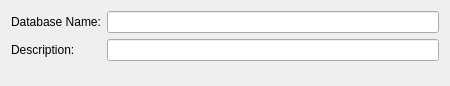
<?xml version="1.0" encoding="UTF-8"?>
<ui version="4.0">
 <class>DatabaseSettingsWidgetMetaDataSimple</class>
 <widget class="QWidget" name="DatabaseSettingsWidgetMetaDataSimple">
  <property name="geometry">
   <rect>
    <x>0</x>
    <y>0</y>
    <width>450</width>
    <height>86</height>
   </rect>
  </property>
  <property name="sizePolicy">
   <sizepolicy hsizetype="MinimumExpanding" vsizetype="Preferred">
    <horstretch>0</horstretch>
    <verstretch>0</verstretch>
   </sizepolicy>
  </property>
  <property name="minimumSize">
   <size>
    <width>450</width>
    <height>0</height>
   </size>
  </property>
  <layout class="QFormLayout">
   <item row="0" column="0">
    <widget class="QLabel" name="databaseNameLabel">
     <property name="text">
      <string>Database Name:</string>
     </property>
    </widget>
   </item>
   <item row="0" column="1">
    <widget class="VaultLineEdit" name="databaseName">
     <property name="accessibleName">
      <string>Database name field</string>
     </property>
    </widget>
   </item>
   <item row="1" column="0">
    <widget class="QLabel" name="databaseDescriptionLabel">
     <property name="text">
      <string>Description:</string>
     </property>
    </widget>
   </item>
   <item row="1" column="1">
    <widget class="VaultLineEdit" name="databaseDescription">
     <property name="accessibleName">
      <string>Database description field</string>
     </property>
    </widget>
   </item>
  </layout>
 </widget>
 <customwidgets>
 <customwidget>
  <class>VaultLineEdit</class>
  <extends>QLineEdit</extends>
  <header>gui/vault/VaultControls.h</header>
 </customwidget>
 </customwidgets>
 <resources/>
 <connections/>
</ui>
